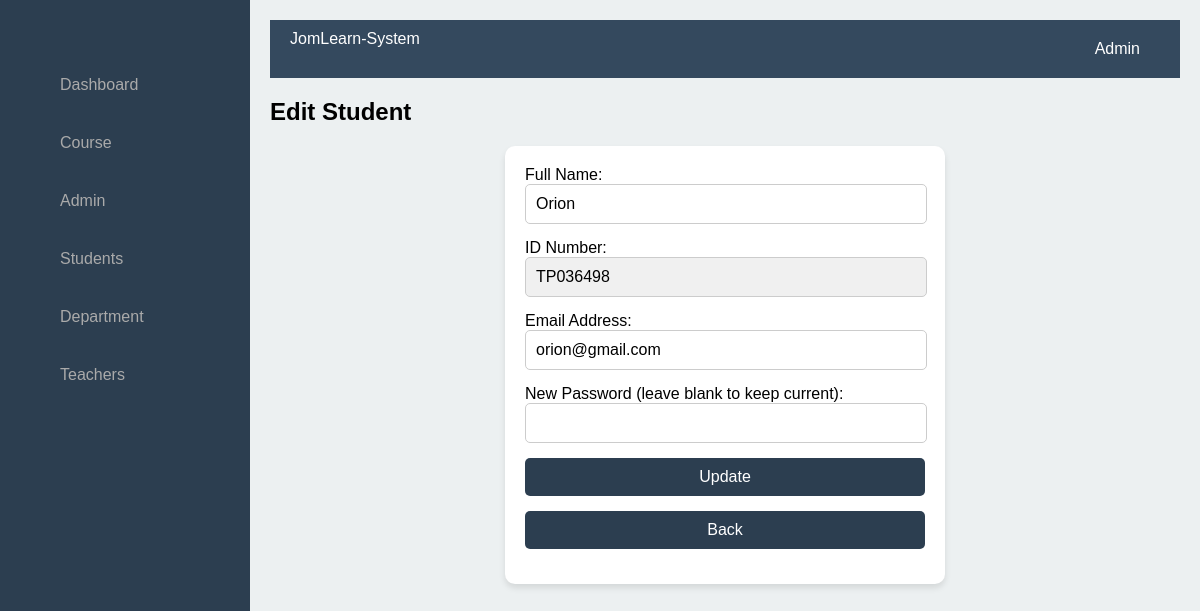
The app's page /edit_student.php?id=12 with its own data.
### tables this page shows
CREATE TABLE `students` (
  `student_id` int(11) NOT NULL,
  `fullname` varchar(255) NOT NULL,
  `id_number` varchar(50) NOT NULL,
  `email` varchar(255) NOT NULL,
  `password` varchar(255) NOT NULL
);

### edit_student.php (the view, shortened to what this page needs)
<?php
$servername = "localhost";
$username = "root";
$password = "";
$dbname = "assignment3";
$conn = new mysqli($servername, $username, $password, $dbname);
if (isset($_GET["id"])) {
    $student_id = intval($_GET["id"]);
    $sql = "SELECT * FROM students WHERE student_id = ?";
    $stmt = $conn->prepare($sql);
    $stmt->bind_param("i", $student_id);
    $stmt->execute();
    $result = $stmt->get_result();
    $student = $result->fetch_assoc();
} else {
    echo "<script>alert('No student selected'); window.location.href='students.php';</script>";
    exit;
}
?>
<!DOCTYPE html>
<html lang="en">
<head>
</head>
<body>
    <?php include 'bar_admin.php'; ?>
    <h2>Edit Student</h2>
    <div class="main-container">
        <div class="form-container">
            <form method="POST">
                <label for="name">Full Name:</label>
                <input type="text" id="name" name="name" value="<?php echo htmlspecialchars($student['fullname']); ?>" required>
                <label for="number">ID Number:</label>
                <input type="text" id="number" value="<?php echo htmlspecialchars($student['id_number']); ?>" readonly>
                <label for="email">Email Address:</label>
                <input type="email" id="email" name="email" value="<?php echo htmlspecialchars($student['email']); ?>" required>
                <label for="password">New Password (leave blank to keep current):</label>
                <input type="password" id="password" name="password">
                <input type="submit" value="Update">
            </form>
            <input type="button" class="back-btn" value="Back" onclick="location.href='students.php'">
        </div>
    </div>
</body>
</html>

### edit_student.php (style rules this page uses)
.main-container { flex: 1; display: flex; justify-content: center; align-items: center; }
.form-container { background-color: white; padding: 20px; border-radius: 10px; box-shadow: 0px 4px 6px rgba(0, 0, 0, 0.1); max-width: 400px; width: 100%; }
input { width: 95%; padding: 10px; margin-bottom: 15px; border: 1px solid #ccc; border-radius: 5px; font-size: 16px; }
input[readonly] { background-color: #f0f0f0; cursor: not-allowed; }
input[type="submit"], .back-btn { width: 100%; background-color: #2c3e50; color: white; border: none; cursor: pointer; padding: 10px; text-align: center; display: block; text-decoration: none; border-radius: 5px; }
label { color: black; }

### bar_admin.php (style rules this page uses)
body { font-family: Arial, sans-serif; margin: 0; padding: 0; display: flex; height: 100vh; }

### records on screen
students: name "Orion", id_number "TP036498", email "orion@gmail.com"
